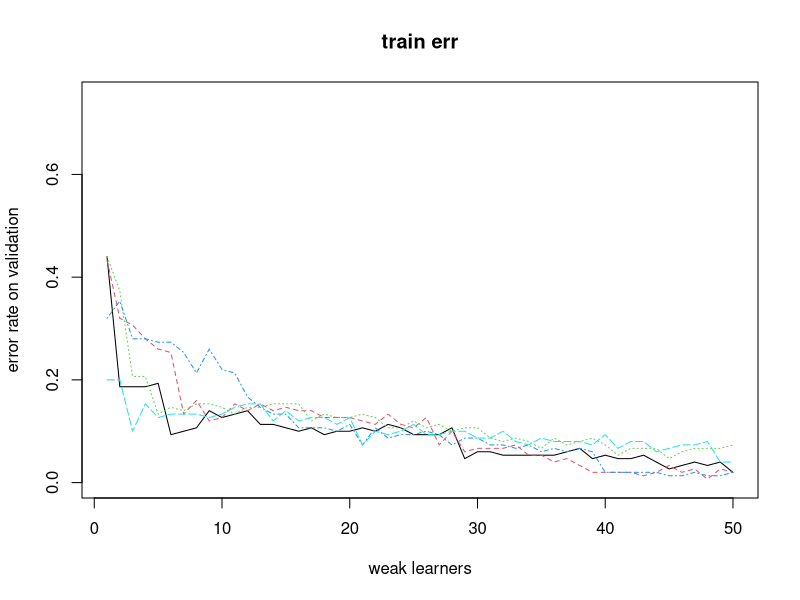
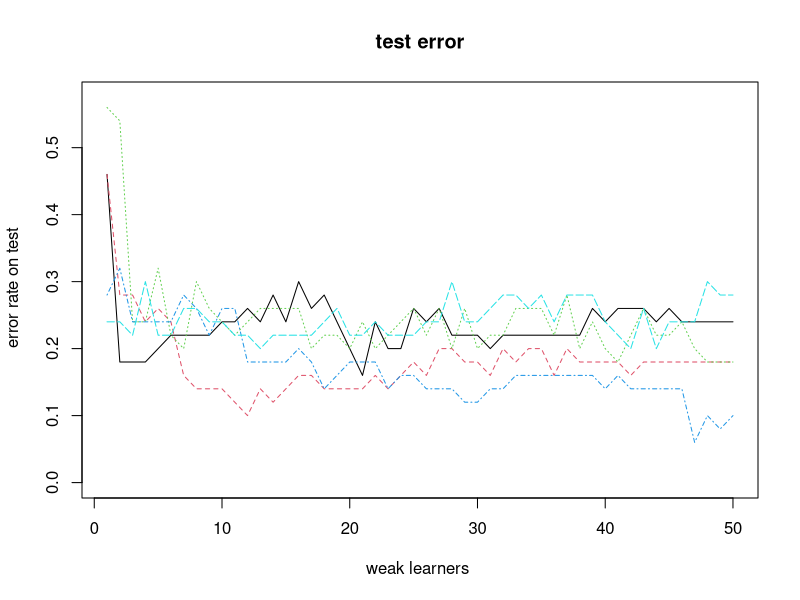

Here is the R script that generated these plots, in order:
# Ethan Grant
# uni: erg2145
# class: STAT W4400
# hw number: HW03

#inputs:
# x = training vectors
# w = vector containing weights
# y= vector of class lables
#outputs:
#list containing triplet (j, theta, m) that specifies the decision stump
AdaBoost <- function(data, y, B){
  w <- rep(0,dim(data)[1])
  pars <- rep(list(list()), B)
  alpha <- rep(0, dim(data)[1])
  identity_funct <- rep(0, dim(data)[1])
  
  for(i in 1:dim(data)[1]){
    w[i]<- 1/dim(data)[1]
  }
  
  #train b classifiers while modifying weights
  for(i in 1:B){
    #train weak learners
    pars[[i]] <- train(data, w, y)
    
    #find the labels
    label <- classify(data,pars[[i]])
    identity_funct <- (y!=label)
    error <- (w %*% identity_funct/sum(w))[1]

    #voting weights
    alpha[i] = log((1-error)/error)
    w <- w*exp(alpha[i]*identity_funct)
  }
  
  return(list(pars = pars, alpha=alpha))
  
}

#uses the aggregated pars to classify with aggregation
#inputs:
#x = data to be classified
#alpha = alphas for data
#pars = collection of weak learners
#ouput: agg_class = aggregated classifications
agg_class<- function(X, alpha, pars){
  agg_classes <- matrix(0, dim(X)[1], length(alpha))
  #computes classification without weights for each classifier
  for(classifier in 1:length(alpha)){
    indiv_class <- classify(X, pars[[classifier]])
    agg_classes[,classifier] <- indiv_class
  }
  
  #computes classfication with weights
  agg_classes <- agg_classes %*% alpha
  classes_signs <- sign(agg_classes)
  
  return(classes_signs=classes_signs)
}

#trains a weak learner
#inputs:
#x = data
#w = weights
#y = correct class
#outputs:
# pars the data that defines a weak learner
train <- function(X, w, y){
  
  #initalize the things that define the stump
  losses <- rep(0,dim(X)[2])
  stump_split_spot <- rep(0,dim(X)[2])
  m <- rep(0,dim(X)[2])

  #compute splitting point for a given dim
  for(i in 1:dim(X)[2]){
    
    #sort all dimensions into ascending order
    sort_order <- order(X[,i])
    x_sort <- X[sort_order,i]
    
    mistakes_for_each_split <- cumsum(w[sort_order]*y[sort_order])
    
    #find and mark duplicates as 0
    duplicates <- duplicated(x_sort)
    mistakes_for_each_split[duplicates] <- 0
    
    #find absolute max val note: 0's disregarded as can't be max
    best_stump <- max(abs(mistakes_for_each_split))

    #find the first index where the max val occurs
    best_index <- min(which(abs(mistakes_for_each_split)==best_stump))
   if(mistakes_for_each_split[best_index]<0){
        m[i] <- 1
    }
    else{
      m[i] <- -1
    }
    #find best split point
    stump_split_spot[i] <- x_sort[best_index]


    class <- rep(0, length(x_sort))
    for(j in 1:length(class)){
      if(x_sort[j]>stump_split_spot[i]){
        class[j] <- m[i]
      }
      else{
        class[j] <- -m[i]
      }
    }

    losses[i] <- w %*% (class!=y)
   
  }
  #best split point has lowest loss
  best_split <- which.min(losses)
  
  pars <-list(best_split=best_split, stump_split= stump_split_spot[best_split], m=m[best_split])
  return(pars)
}

#classifies X based on a single learner pars
#inputs
#x data
#pars = weak learner
#output
#label = class labels
classify<-function(x,pars){
  stump_split <- pars$stump_split
  m <- pars$m
  split <- pars$best_split
  label <- rep(0, dim(x)[1])
  
  for(i in 1:dim(x)[1]){
    if(x[i,split]>stump_split){
      label[i] = m
    }
    else{
      label[i] = -m
    }
  }

  return(label)
}

#main functionf or adaboost
main <-function(){
  data <- read.table("uspsdata.txt")
  class <- read.table("uspscl.txt")
  
  test_index <- sample(1:dim(data)[1], dim(data)[1]/4)
  
  #divide data into test and trian
  test_data <- data[test_index,]
  test_class <- class[test_index,]
  
  train_data <- data[-test_index,]
  train_class <- class[-test_index,]
  
  #create matrices to hold results from validating/testing learners
  validation_err <- matrix(0, 50, 5) 
  test_err <- matrix(0, 50, 5)
  
  #5 fold cross validation
  for(j in 1:5){
    #split up into validation/train sets
    validation_index <- ((j-1)*dim(test_data)[1]/5):((j)*dim(test_data)[1]/5)
    new_train <- train_data[-validation_index,]
    validation_data <- train_data[validation_index,]
    new_class <- train_class[-validation_index]
    validation_class <-train_class[validation_index]
      
    #run adaBoost and get 50 weak learners
    result <- AdaBoost(new_train, new_class, 50)
    pars <- result$pars
    alpha <- result$alpha
    print("learners trained!")
    
    for(i in 1:50){
      #get results for different numbers of aggregated weak learners on validation and compute/store error
      result_class_validation <- agg_class(train_data, alpha[1:i], pars[1:i])
      validation_err[i,j] <- mean(train_class!= result_class_validation)

      #get results for different numbers of aggregated weak learners on test and compute/store error
      result_class_test <- agg_class(test_data, alpha[1:i], pars[1:i])
      test_err[i,j] <- mean(test_class!= result_class_test)
    
    }
    
  }
  print("plotting!")
  matplot ( validation_err , type = "l" , lty =1: 5 , main = "train err" ,  xlab = "weak learners" , ylab = "error rate on validation" , ylim = c (0 ,0.75))
  
  matplot ( test_err , type = "l" , lty =1: 5 , main = " test error " , xlab = "weak learners " , ylab = " error rate on test" , ylim = c (0 ,0.575))
  
  
}

main()

